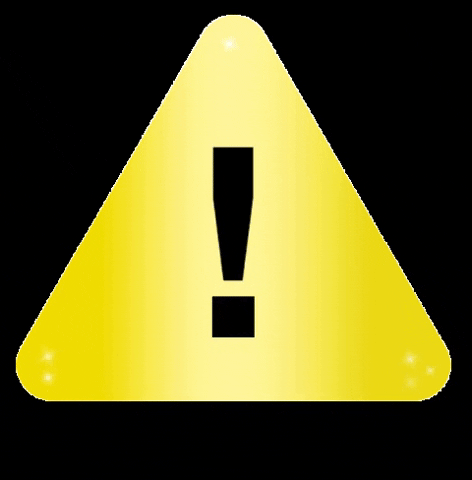
#> input picture alert-node/app/matrix/alert.gif, 472 x 480 px
$ python gen_alert_gif.py
#> lines starting #> are read from the running program, lines starting #| are printed output that depends on the picture
#!/usr/bin/env python3
# gen_alert_gif.py - alert.gif(노란 경고 삼각형, 43프레임)를 alert-gif.h 로 뽑는다
#
# 원본이 472x480 검정 배경 위 삼각형이라(투명 없음, 거의 정사각형) 알파 없이
# RGB 그대로 24x24 로 축소해서 굽는다 - showFallAlert() 의 아이콘 자리를 대체
#
# 실행: python3 gen_alert_gif.py   (Pillow 필요)
import os

from PIL import Image

SIZE = 20   # 한글 폰트(16px)보다 살짝 큰 정도로
SRC = os.path.join(os.path.dirname(os.path.abspath(__file__)), "alert.gif")
OUT = os.path.join(os.path.dirname(os.path.abspath(__file__)), "alert-gif.h")

im = Image.open(SRC)
#> im is the input picture: PIL image 472x480 P; mean R, G, B, A 103.1, 97.2, 36.7, 255
n_frames = im.n_frames
#> n_frames = 43

frames = []
for i in range(n_frames):
    im.seek(i)
    frame = im.convert("RGB")
    w, h = frame.size
    scale = min(SIZE / w, SIZE / h)
    rw, rh = max(1, round(w * scale)), max(1, round(h * scale))
    resized = frame.resize((rw, rh), Image.LANCZOS)
    canvas = Image.new("RGB", (SIZE, SIZE), (0, 0, 0))
    canvas.paste(resized, ((SIZE - rw) // 2, (SIZE - rh) // 2))
    frames.append(canvas)
#> this loop made 43 passes
#> pass 1, `resized = frame.resize((rw, rh), Image.LANCZOS)`:
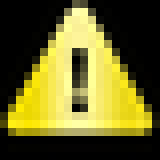
#> resized: PIL image 20x20 RGB (shown 8 times larger); mean R, G, B 103.7, 98.4, 37.1
#> after the loop, frames = 43 items

# GIF 프레임 지속시간(ms) - 전부 같으면 하나로, 다르면 첫 프레임 값 사용(원본이 균일함)
frame_ms = im.info.get("duration", 70)
#> frame_ms = 70

with open(OUT, "w", encoding="utf-8") as f:
    f.write("/* 자동 생성 파일 - gen_alert_gif.py 가 만든다, 직접 고치지 말 것 */\n")
    f.write("/* alert.gif(노란 경고 삼각형) %d프레임, %dx%d 로 축소, 알파 없음(원본이 불투명) */\n"
            % (n_frames, SIZE, SIZE))
    f.write("#ifndef HUB75_ALERT_GIF_H\n#define HUB75_ALERT_GIF_H\n#include <stdint.h>\n\n")
    f.write("#define ALERT_GIF_W %d\n" % SIZE)
    f.write("#define ALERT_GIF_H %d\n" % SIZE)
    f.write("#define ALERT_GIF_FRAMES %d\n" % n_frames)
    f.write("#define ALERT_GIF_FRAME_MS %d\n\n" % frame_ms)
    f.write("typedef struct {\n\tuint8_t r, g, b;\n} alertgifpix_t;\n\n")
    f.write("static const alertgifpix_t alert_gif[ALERT_GIF_FRAMES][ALERT_GIF_H][ALERT_GIF_W] = {\n")
    for img in frames:
        pixels = list(img.getdata())
        f.write("\t{\n")
        for row in range(SIZE):
            vals = []
            for col in range(SIZE):
                r, g, b = pixels[row * SIZE + col]
                vals.append("{%d,%d,%d}" % (r, g, b))
            f.write("\t\t{ " + ", ".join(vals) + " },\n")
        f.write("\t},\n")
    f.write("};\n\n")
    f.write("#endif /* HUB75_ALERT_GIF_H */\n")

print("생성 완료: %s (%d프레임, %dms/프레임)" % (OUT, n_frames, frame_ms))
#| 생성 완료: alert-node/app/matrix/alert-gif.h (43프레임, 70ms/프레임)
